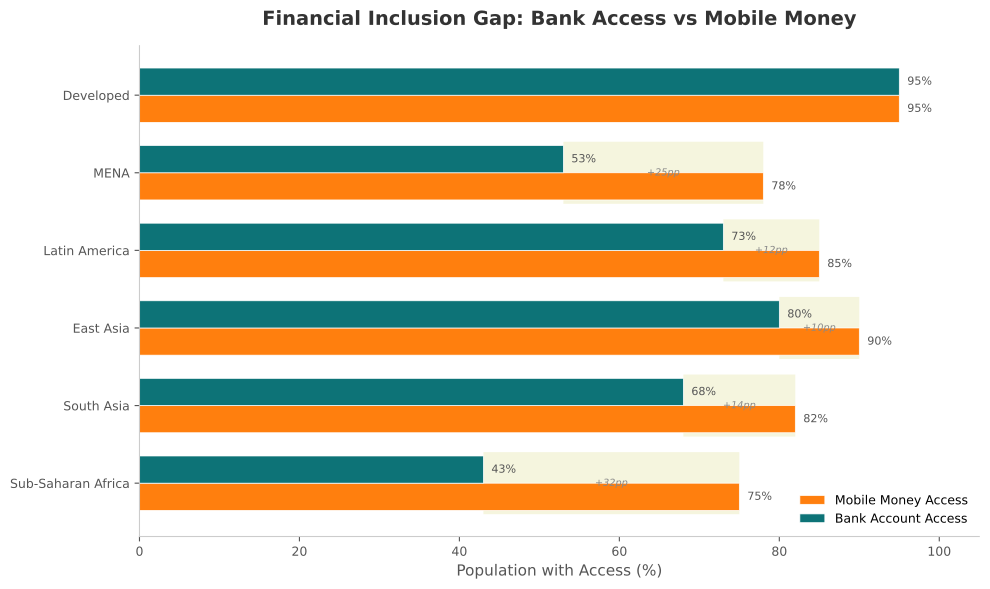

Reproduce this figure in Python.
"""
Figure 03: Financial Inclusion Gap
Grouped horizontal bars showing bank account vs mobile money access by region.
"""
import sys
import os
sys.path.insert(0, os.path.join(os.path.dirname(__file__), '..', '..', '..', '_shared'))

import matplotlib
matplotlib.use('Agg')
import matplotlib.pyplot as plt
import matplotlib.patches as mpatches
import numpy as np

try:
    from chart_styles import V4_COLORS, apply_v4_style, save_chart
except ImportError:
    V4_COLORS = {
        'MLPURPLE': '#9467BD', 'MLBLUE': '#1F77B4', 'MLRED': '#D62728',
        'MLORANGE': '#FF7F0E', 'MLGREEN': '#2CA02C', 'MLGRAY': '#7F7F7F',
        'MLTEAL': '#0D7377', 'MLCYAN': '#14BDEB', 'MLYELLOW': '#BCBD22',
        'MLPINK': '#E377C2', 'MLBROWN': '#8C564B',
    }
    def apply_v4_style(ax, title='', xlabel='', ylabel=''):
        ax.set_title(title, fontsize=14, fontweight='bold', pad=15, color='#333333')
        if xlabel: ax.set_xlabel(xlabel, fontsize=11, color='#555555')
        if ylabel: ax.set_ylabel(ylabel, fontsize=11, color='#555555')
        ax.spines['top'].set_visible(False)
        ax.spines['right'].set_visible(False)
        ax.spines['left'].set_color('#CCCCCC')
        ax.spines['bottom'].set_color('#CCCCCC')
        ax.tick_params(colors='#555555', labelsize=9)
        ax.set_facecolor('white')
        return ax
    def save_chart(fig, filename='chart.pdf', dpi=300):
        fig.tight_layout()
        fig.savefig(filename, format='pdf', bbox_inches='tight', dpi=dpi, facecolor='white')
        plt.close(fig)
        print(f'Saved: {filename}')

CHART_METADATA = {
    'title': 'Financial Inclusion Gap',
    'type': 'grouped_horizontal_bar',
    'section': 'Financial Inclusion',
    'lecture_number': 2,
}

fig, ax = plt.subplots(1, 1, figsize=(10, 6))
fig.patch.set_facecolor('white')

regions = ['Sub-Saharan Africa', 'South Asia', 'East Asia', 'Latin America', 'MENA', 'Developed']
bank = [43, 68, 80, 73, 53, 95]
mobile = [75, 82, 90, 85, 78, 95]

y_pos = np.arange(len(regions))
bar_h = 0.35

bars_mobile = ax.barh(y_pos - bar_h / 2, mobile, bar_h, label='Mobile Money Access',
                       color=V4_COLORS['MLORANGE'], edgecolor='white', linewidth=0.5)
bars_bank = ax.barh(y_pos + bar_h / 2, bank, bar_h, label='Bank Account Access',
                     color=V4_COLORS['MLTEAL'], edgecolor='white', linewidth=0.5)

# Gap shading between bank and mobile
for i in range(len(regions)):
    if mobile[i] > bank[i]:
        gap = mobile[i] - bank[i]
        ax.barh(y_pos[i], gap, 0.8, left=bank[i],
                color=V4_COLORS['MLYELLOW'], alpha=0.15, zorder=0)
        ax.text(bank[i] + gap / 2, y_pos[i], f'+{gap}pp',
                ha='center', va='center', fontsize=7, color='#888888', fontstyle='italic')

# Value labels
for bar_set in [bars_bank, bars_mobile]:
    for bar in bar_set:
        width = bar.get_width()
        ax.text(width + 1, bar.get_y() + bar.get_height() / 2,
                f'{width:.0f}%', ha='left', va='center', fontsize=8, color='#555555')

ax.set_yticks(y_pos)
ax.set_yticklabels(regions, fontsize=10)
ax.set_xlim(0, 105)
ax.legend(fontsize=9, frameon=False, loc='lower right')

apply_v4_style(ax, title='Financial Inclusion Gap: Bank Access vs Mobile Money',
               xlabel='Population with Access (%)')

output_path = os.path.join(os.path.dirname(__file__), 'chart.pdf')
save_chart(fig, output_path)
